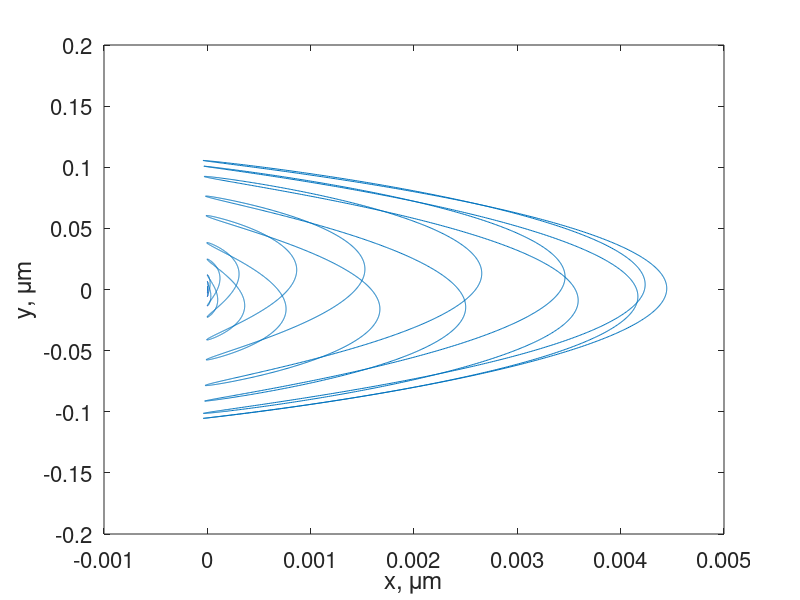
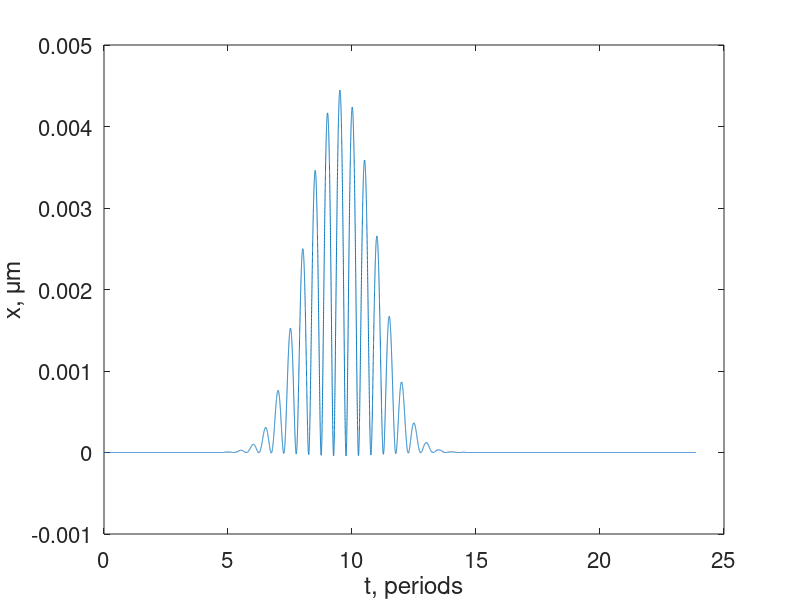
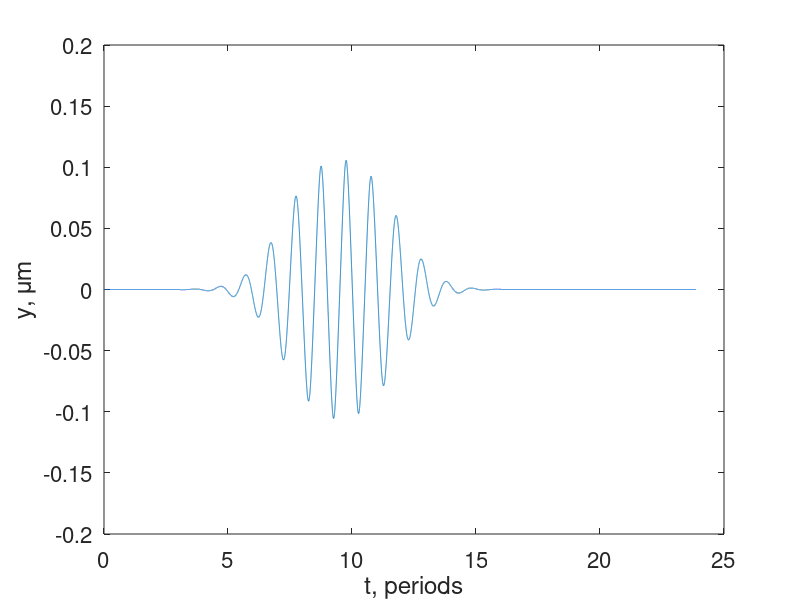
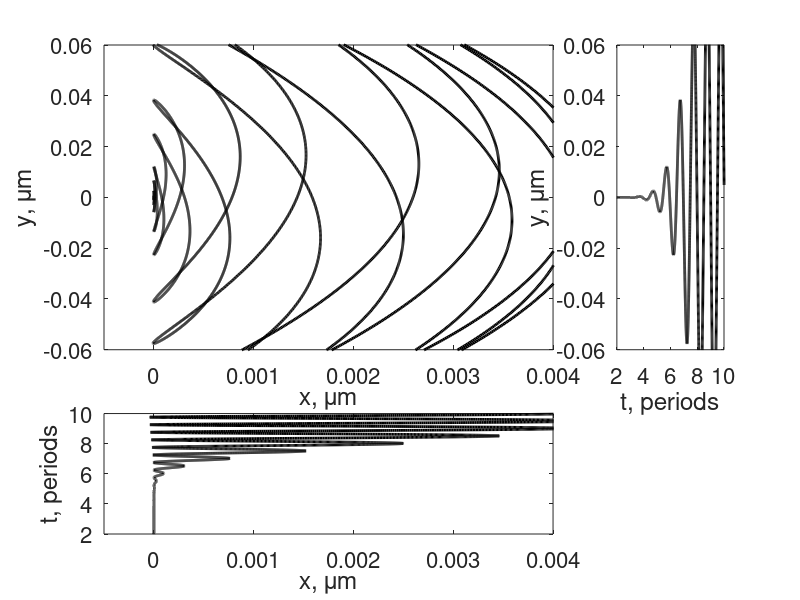

Reproduce these figures in MATLAB, in order.
% electron movement
close all
clear all
dt=0.005;
dtdiv2=dt/2;

a1=10;

tau=4*2.67;
N=30000;

q=-1; % charge
Z=0;

x(1)=0.0;
y(1)=0;
z(1)=0;
px(1)=0;
py(1)=0;
pz(1)=0;
recgamma(1)=1;
tstart1=60;
dens=400;
ls=1/sqrt(dens);
kappa=sqrt(dens);%/sqrt(sqrt(1+4*a1^2/401));
alpha=atan(kappa);
frcoef=0;
phi0=pi/2;
sp=0;

for n=2:N
    
    disp(n)
   t(n)=(n-1)*dt;
   %ey=f(0, t(n), tstart1, x(n-1));
   %ey1=a1*exp(-(t(n)-x(n-1)-tstart1)^2/2/tau^2)*sin(t(n)-x(n-1)-tstart1);
   ey1=2*a1/sqrt(1+kappa^2)*exp(-(t(n)-x(n-1)-tstart1)^2/2/tau^2)*cos(t(n)-x(n-1)+alpha);
   bz1=2*kappa*a1/sqrt(1+kappa^2)*exp(-(t(n)-x(n-1)-tstart1)^2/2/tau^2)*sin(t(n)-x(n-1)+alpha);
   ez1=2*a1/sqrt(1+kappa^2)*exp(-(t(n)-x(n-1)-tstart1)^2/2/tau^2)*cos(t(n)-x(n-1)+alpha+phi0);
   by1=-2*kappa*a1/sqrt(1+kappa^2)*exp(-(t(n)-x(n-1)-tstart1)^2/2/tau^2)*sin(t(n)-x(n-1)+alpha+phi0);
   
   ey=ey1;
   
   eyn(n)=ey;
   ezn(n)=0;
   bz=bz1;
   by=sp*by1;
   ex=dens*x(n-1)+frcoef*(px(n-1));
   ez=sp*ez1;
     
   pxminus=px(n-1)+q*dtdiv2*ex;
   pyminus=py(n-1)+q*dtdiv2*ey;
   pzminus=pz(n-1)+q*dtdiv2*ez;
   
   reciprocalgamma=1/sqrt(1+pxminus^2+pyminus^2+pzminus^2);
   
   ty=by*q*dtdiv2*reciprocalgamma;
   tz=bz*q*dtdiv2*reciprocalgamma;
   
   sy=2*ty/(1+ty^2+tz^2);
   sz=2*tz/(1+tz^2+ty^2);
   
   pxplus=(1-tz*sz-ty*sy)*pxminus+sz*pyminus-sy*pzminus;
   pyplus=-sz*pxminus+(1-tz*sz)*pyminus+sz*ty*pzminus;
   pzplus=sy*pxminus+sy*tz*pyminus+(1-sy*ty)*pzminus;
   
   px(n)=pxplus+q*dtdiv2*ex;
   py(n)=pyplus+q*dtdiv2*ey;
   pz(n)=pzplus+q*dtdiv2*ez;
   
   recgamma(n)=1/sqrt(1+px(n)^2+py(n)^2+pz(n)^2);
   gamma(n)=sqrt(1+px(n)^2+py(n)^2+pz(n)^2);
   
   x(n)=x(n-1)+recgamma(n)*px(n)*dt;
   y(n)=y(n-1)+recgamma(n)*py(n)*dt;
   z(n)=z(n-1)+recgamma(n)*pz(n)*dt;
 
   %erefl(n)=1*exp(-(t(n)-x(n)-tstart1)^2/2/tau^2)*cos(t(n)-x(n)+2*alpha);
%    
%     subplot(2,2,1)
  %   plot3(x(n), y(n), z(n), '.')
   %  hold on
     %axis([-0.1 0.1 -0.2 0.2])
% %    
%     subplot(2,2,2)
%     plot(x)
% %    
%     subplot(2,2,3)
%     if px(n)<0
%         pxplot=px(n);
%     else 
%         pxplot=0;
%     end
%     gammaplot=sqrt(1+pxplot^2);
% %    
%     plot(t(n), gammaplot)
%     hold on
% %        
%     subplot(2,2,4)
%     plot(erefl)
 %   pause(0.0001);
end

figure
plot(x/2/pi, y/2/pi)
xlabel('x, \mum', 'FontSize', 16)
ylabel('y, \mum', 'FontSize', 16)
set(gca, 'FontSize', 16)

figure
plot(t/2/pi, x/2/pi)
xlabel('t, periods', 'FontSize', 16)
ylabel('x, \mum', 'FontSize', 16)
set(gca, 'FontSize', 16)

figure
plot(t/2/pi, y/2/pi)
xlabel('t, periods', 'FontSize', 16)
ylabel('y, \mum', 'FontSize', 16)
set(gca, 'FontSize', 16)

figure
subplot(3,4,[1,2,3,5,6,7])
plot(x/2/pi, y/2/pi, 'k', 'LineWidth', 2)
xlabel('x, \mum', 'FontSize', 16)
ylabel('y, \mum', 'FontSize', 16)
set(gca, 'FontSize', 16)
axis([-0.5e-3 4e-3 -0.06 0.06])

subplot(3,4,[9 10 11])
plot(x/2/pi, t/2/pi, 'k', 'LineWidth', 2)
ylabel('t, periods', 'FontSize', 16)
xlabel('x, \mum', 'FontSize', 16)
set(gca, 'FontSize', 16)
axis([-0.5e-3 4e-3 2 10])


subplot(3,4,[4 8])
plot(t/2/pi, y/2/pi, 'k', 'LineWidth', 2)
xlabel('t, periods', 'FontSize', 16)
ylabel('y, \mum', 'FontSize', 16)
set(gca, 'FontSize', 16)
axis([2 10 -0.06 0.06])

%print -f4 -dpsc 'fig.ps'
%break

%plot(t/2/pi, gamma)
datasave(1,:)=t/2/pi;
datasave(2,:)=x/2/pi;
save('x-t.dat', 'datasave', 'ASCII')
%break

figure
plot(t, x/2/pi)
hold on

%break

%figure
%a=[0.1 1 2 3 4 5];
%pxmax=[1.7e-4 0.015 0.05 0.105 0.175 0.3]
%close all
%plot(a, pxmax, '*-')
%hold on
%plot(a, 0.012*a.^2)


%figure 
%plot(erefl)

%sp=fft(erefl);

%figure
%semilogy(abs(sp))

%figure
%plot(x(1:4000)/2/pi, y(1:4000)/2/pi)


%clear all
%a=[0 1 2 3 4 5 7 10 15 20];
%x=[0 5e-4 18e-4 3.5e-3 5.5e-3 7.5e-3 0.01 0.0161 0.023 0.026];
%y=[0 0.03 0.06 0.08 0.1 0.104 0.12 0.131 0.15 0.151];

%subplot(1,3,1)
%plot(a,x, '*--')
%subplot(1,3,2)
%plot(a, y, '*--')

%subplot(1,3,3)
%plot(py)